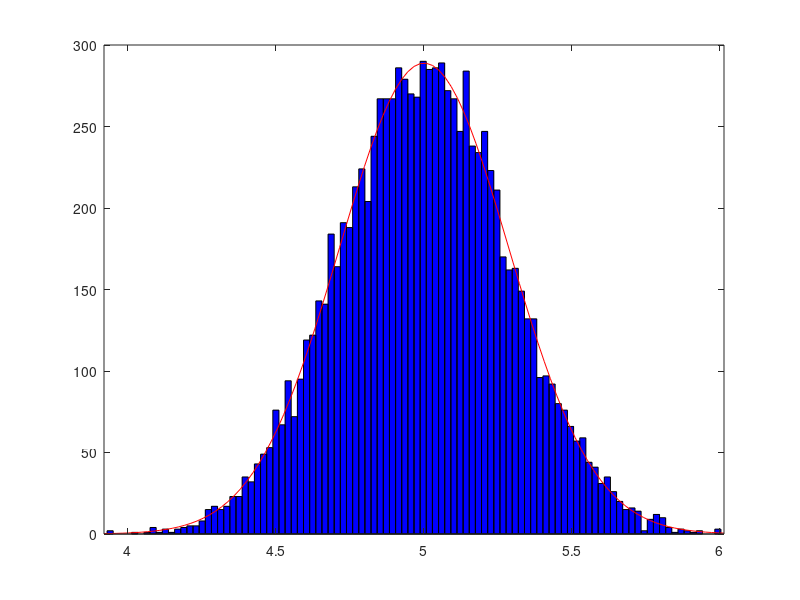

The MATLAB source for this figure:
clear

%Problem 2a takes a set of random variates and generates a normal
%distribution of random variates using the central limit theorem
%initalizing variables
N=10000; %number of total random variates
m=100;   %number of sample random variates
x=(N:1);    %defining x to be an N by 1 vector

for i=1:N       %outer loop to get N values for x
    xT=(m:1);   %definging xT to be an m by 1 vector
    for j=1:m   %inner loop to get m sample points and their sum
        xT=[xT;rand()]; %random sample points
        Sum=sum(xT);    %sum of the random sample points
    end
    x=[x; Sum/sqrt(m)]; %calculting the value of x
end

%Plot of x to see if it is approximates a normal distribution
%histogram(x)
histfit(x)
